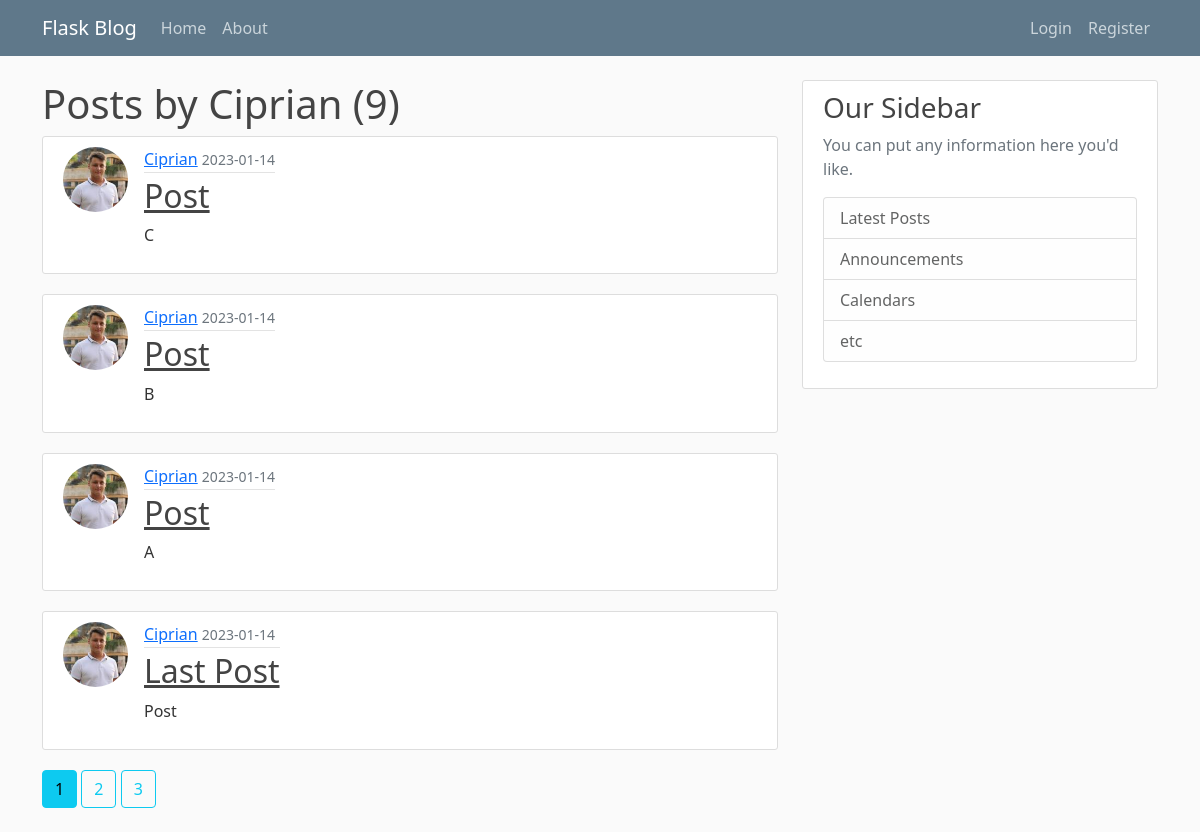
The app's page /user/Ciprian, older data.
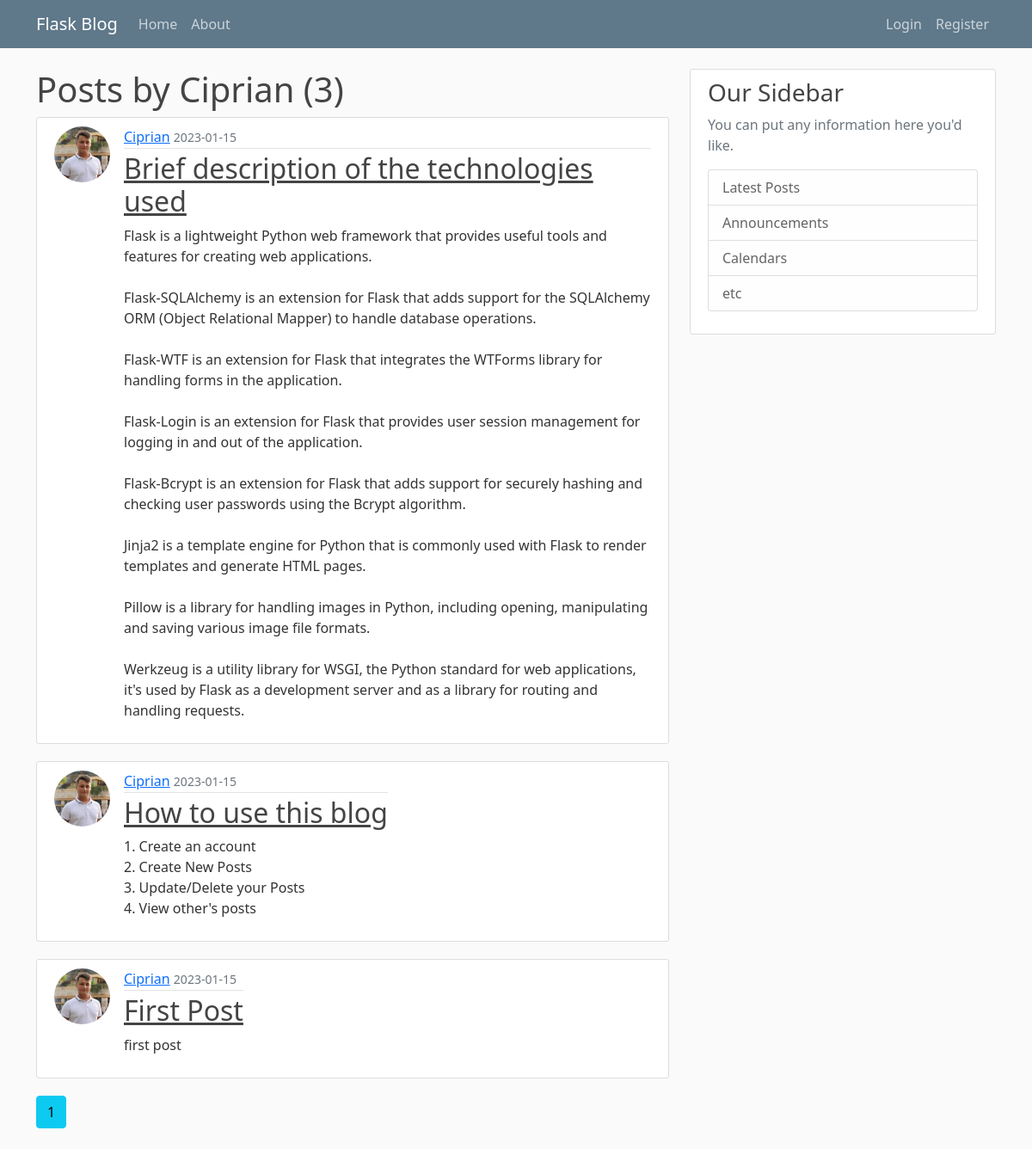
The same page, newer data.
### flaskblog/models.py (models this page shows, shortened)
class User(db.Model, UserMixin):
    id = db.Column(db.Integer, primary_key=True)
    username = db.Column(db.String(20), unique=True, nullable=False)
    email = db.Column(db.String(120), unique=True, nullable=False)
    image_file = db.Column(db.String(20), nullable=False, default='default.jpg')
    password = db.Column(db.String(60), nullable=False)
    posts = db.relationship('Post', backref='author', lazy=True)

class Post(db.Model):
    id = db.Column(db.Integer, primary_key=True)
    title = db.Column(db.String(100), nullable=False)
    date_posted = db.Column(db.DateTime, nullable=False, default=datetime.utcnow)
    content = db.Column(db.Text, nullable=False)
    user_id = db.Column(db.Integer, db.ForeignKey('user.id'), nullable=False)

### flaskblog/routes.py (the view)
@app.route('/user/<string:username>')
def user_posts(username):
    page = request.args.get('page', default=1, type=int)
    user = User.query.filter_by(username=username).first_or_404()
    posts = Post.query.filter_by(author=user)\
            .order_by(Post.date_posted.desc())\
            .paginate(per_page=4, page=page)
    return render_template('user_posts.html', posts=posts , user=user)

### flaskblog/templates/user_posts.html
{% extends "layout.html" %}
{% block content %}
<h1 class="mn-3"> Posts by {{user.username}} ({{posts.total}})</h1>
{% for post in posts.items %}
<article class="media content-section d-flex justify-content-start">
    <img class="rounded-circle article-img" src="{{url_for('static',filename='profile_pics/'+post.author.image_file)}}">
    <div class="media-body">
        <div class="article-metadata">
            <a class="mr-2" href="{{url_for('user_posts',username=post.author.username)}}">{{ post.author.username }}</a>
            <small class="text-muted">{{ post.date_posted.strftime('%Y-%m-%d') }}</small>
        </div>
        <h2><a class="article-title" href="{{ url_for('post',post_id=post.id) }}">{{ post.title }}</a></h2>
        <p class="article-content">{{ post.content }}</p>
    </div>
</article>
{% endfor %}
{% for page_num in posts.iter_pages(left_edge=1, right_edge=1 , left_current=2, right_current=2) %}
    {% if page_num %}
        {% if posts.page == page_num %}
            <a class="btn btn-info mb-4" href="{{url_for('user_posts',username=user.username,page=page_num)}}">{{page_num}}</a>
        {% else %}
            <a class="btn btn-outline-info mb-4" href="{{url_for('user_posts',username=user.username,page=page_num)}}">{{page_num}}</a>
        {% endif %}
    {% else %}
        ...
    {% endif %}
{% endfor %}
{% endblock content %}

### flaskblog/templates/layout.html (shortened to what this page needs)
<!DOCTYPE html>
<html lang="en">
<head>
    <link href="https://cdn.jsdelivr.net/npm/bootstrap@5.0.2/dist/css/bootstrap.min.css" rel="stylesheet"
>
    <link rel="stylesheet" href="{{ url_for('static',filename='main.css')}}">
</head>
<body>
    <header class="site-header">
        <nav class="navbar navbar-expand-md navbar-dark bg-steel fixed-top">
            <div class="container">
                <a class="navbar-brand mr-4" href="{{url_for('home')}}">Flask Blog</a>
                <div class="collapse navbar-collapse d-flex justify-content-between" id="navbarToggle">
                    <div class="navbar-nav">
                        <a class="nav-item nav-link" href="{{url_for('home')}}">Home</a>
                        <a class="nav-item nav-link" href="{{url_for('about')}}">About</a>
                    </div>
                    <div class="navbar-nav">
                        {% if current_user.is_authenticated %}
                            <a class="nav-item nav-link" href="{{url_for('new_post')}}">New Post</a>
                            <a class="nav-item nav-link" href="{{url_for('account')}}">Account</a>
                            <a class="nav-item nav-link" href="{{url_for('logout')}}">Logout</a>
                        {% else %}
                            <a class="nav-item nav-link" href="{{url_for('login')}}">Login</a>
                            <a class="nav-item nav-link" href="{{url_for('register')}}">Register</a>
                        {% endif %}
                    </div>
                </div>
            </div>
        </nav>
    </header>
    <main role="main" class="container">
        <div class="row">
            <div class="col-md-8">
                {% block content %}{% endblock %}
            </div>
            <div class="col-md-4">
                <div class="content-section">
                    <h3>Our Sidebar</h3>
                    <p class='text-muted'>You can put any information here you'd like.
                    <ul class="list-group">
                        <li class="list-group-item list-group-item-light">Latest Posts</li>
                        <li class="list-group-item list-group-item-light">Announcements</li>
                        <li class="list-group-item list-group-item-light">Calendars</li>
                        <li class="list-group-item list-group-item-light">etc</li>
                    </ul>
                    </p>
                </div>
            </div>
        </div>
    </main>
</body>
</html>

### flaskblog/static/main.css (style rules this page uses)
body { background: #fafafa; color: #333333; margin-top: 5rem; }
h1, h2, h3, h4, h5, h6 { color: #444444; }
.bg-steel { background-color: #5f788a; }
.site-header .navbar-nav .nav-link { color: #cbd5db; }
.content-section { background: #ffffff; padding: 10px 20px; border: 1px solid #dddddd; border-radius: 3px; margin-bottom: 20px; }
.article-title { color: #444444; }
.article-content { white-space: pre-line; }
.article-img { height: 65px; width: 65px; margin-right: 16px; }
.article-metadata { padding-bottom: 1px; margin-bottom: 4px; border-bottom: 1px solid #e3e3e3 }

Row changes from the older to the newer data that the page shows:
removed Post: image_file (picture), author.username "Ciprian", date_posted "2023-01-14", title "Post", content "C"
removed Post: image_file (picture), author.username "Ciprian", date_posted "2023-01-14", title "Post", content "B"
removed Post: image_file (picture), author.username "Ciprian", date_posted "2023-01-14", title "Post", content "A"
removed Post: image_file (picture), author.username "Ciprian", date_posted "2023-01-14", title "Last Post", content "Post"
now on this page (row edited): Post: image_file (picture), author.username "Ciprian", date_posted "2023-01-15", title "Brief description of the technologies used", content "Flask is a lightweight Python web framework that provides useful tools and features for creating web applications. Flask-SQLAlchemy is an extension for Flask that adds support for the SQLAlchemy ORM (Object Relational Mapper) to handle database operations. Flask-WTF is an extension for Flask that integrates the WTForms library for handling forms in the application. Flask-Login is an extension for Flask that provides user session management for logging in and out of the application. Flask-Bcrypt is an extension for Flask that adds support for securely hashing and checking user passwords using the Bcrypt algorithm. Jinja2 is a template engine for Python that is commonly used with Flask to…"
now on this page (row edited): Post: image_file (picture), author.username "Ciprian", date_posted "2023-01-15", title "How to use this blog", content "1. Create an account 2. Create New Posts 3. Update/Delete your Posts 4. View other's posts"
added Post: image_file (picture), author.username "Ciprian", date_posted "2023-01-15", title "First Post", content "first post"
Text that changed along with them:
{{ posts.total }}: "9" → "3"
list line gone: "2"
list line gone: "3"
